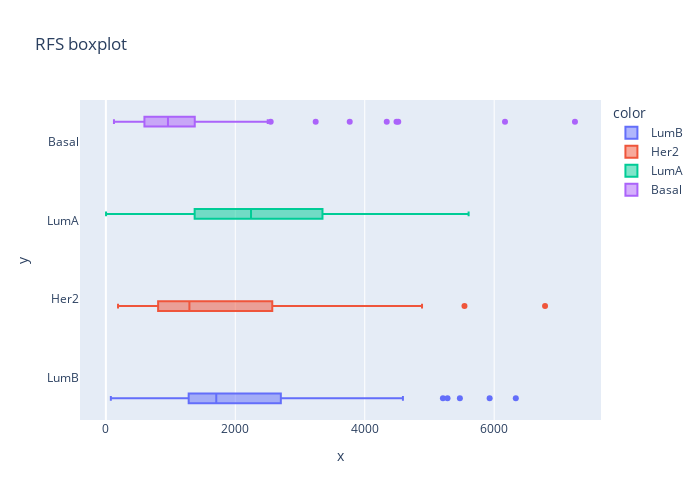

This figure's notebook cell:
### Code cell
range_boxplot("RFS")

### Figure 1 — Plotly figure (JSON) as saved in the notebook; plotly's stock layout.template omitted (floating-point values rounded to 4 significant figures; data arrays with more than 128 entries replaced by an {"elided": "..."} marker saying what was removed)
{"data": [{"alignmentgroup": "True", "hovertemplate": "color=LumB<br>x=%{x}<br>y=%{y}<extra></extra>", "legendgroup": "LumB", "marker": {"color": "#636efa"}, "name": "LumB", "notched": false, "offsetgroup": "LumB", "orientation": "h", "showlegend": true, "type": "box", "x": {"elided": "148 int values"}, "x0": " ", "xaxis": "x", "y": {"elided": "148 str values"}, "y0": " ", "yaxis": "y"}, {"alignmentgroup": "True", "hovertemplate": "color=Her2<br>x=%{x}<br>y=%{y}<extra></extra>", "legendgroup": "Her2", "marker": {"color": "#EF553B"}, "name": "Her2", "notched": false, "offsetgroup": "Her2", "orientation": "h", "showlegend": true, "type": "box", "x": [855, 939, 870, 188, 1294, 2042, 1040, 727, 560, 573, 747, 3323, 1186, 432, 423, 288, 1069, 1139, 1669, 763, 1164, 824, 465, 746, 3197, 339, 2034, 4435, 5541, 1657, 2961, 3966, 2905, 2617, 1011, 6786, 932, 2044, 461, 356, 4188, 4443, 4290, 1244, 2963, 1346, 1280, 703, 1445, 1200, 575, 2257, 3558, 1507, 834, 1302, 497, 1385, 1137, 1396, 1291, 2965, 780, 4885, 1273, 3604, 2668, 1662, 2775, 1136, 302, 3737, 2688, 1758, 1064, 1136, 2551, 2135, 2143, 1103, 962, 2847, 1954, 2578, 802, 1484, 3213, 698, 1530, 647, 1041, 1332, 639, 1486, 205], "x0": " ", "xaxis": "x", "y": ["Her2", "Her2", "Her2", "Her2", "Her2", "Her2", "Her2", "Her2", "Her2", "Her2", "Her2", "Her2", "Her2", "Her2", "Her2", "Her2", "Her2", "Her2", "Her2", "Her2", "Her2", "Her2", "Her2", "Her2", "Her2", "Her2", "Her2", "Her2", "Her2", "Her2", "Her2", "Her2", "Her2", "Her2", "Her2", "Her2", "Her2", "Her2", "Her2", "Her2", "Her2", "Her2", "Her2", "Her2", "Her2", "Her2", "Her2", "Her2", "Her2", "Her2", "Her2", "Her2", "Her2", "Her2", "Her2", "Her2", "Her2", "Her2", "Her2", "Her2", "Her2", "Her2", "Her2", "Her2", "Her2", "Her2", "Her2", "Her2", "Her2", "Her2", "Her2", "Her2", "Her2", "Her2", "Her2", "Her2", "Her2", "Her2", "Her2", "Her2", "Her2", "Her2", "Her2", "Her2", "Her2", "Her2", "Her2", "Her2", "Her2", "Her2", "Her2", "Her2", "Her2", "Her2", "Her2"], "y0": " ", "yaxis": "y"}, {"alignmentgroup": "True", "hovertemplate": "color=LumA<br>x=%{x}<br>y=%{y}<extra></extra>", "legendgroup": "LumA", "marker": {"color": "#00cc96"}, "name": "LumA", "notched": false, "offsetgroup": "LumA", "orientation": "h", "showlegend": true, "type": "box", "x": [1175, 1999, 1553, 729, 2440, 4277, 1289, 1103, 1403, 600, 730, 1791, 1948, 2211, 5069, 2457, 2048, 816, 2112, 2261, 1490, 3170, 456, 1017, 3421, 3584, 2704, 3288, 3347, 2034, 2432, 4186, 1453, 5120, 1920, 2284, 712, 3758, 3744, 3650, 2090, 3328, 3894, 1719, 2749, 4252, 764, 1360, 2708, 879, 674, 3537, 1759, 4518, 3527, 5423, 2394, 2454, 2545, 3851, 2591, 3675, 2709, 2324, 3359, 2821, 2982, 3374, 3242, 2132, 4483, 1730, 3069, 1372, 3724, 865, 461, 691, 1179, 3410, 3204, 2242, 1382, 2506, 1484, 4828, 587, 1536, 701, 3093, 489, 2396, 4616, 2707, 1617, 3493, 1262, 632, 5605, 1722, 1854, 1754, 902, 3, 2244, 1125, 1708, 570, 1579, 3751], "x0": " ", "xaxis": "x", "y": ["LumA", "LumA", "LumA", "LumA", "LumA", "LumA", "LumA", "LumA", "LumA", "LumA", "LumA", "LumA", "LumA", "LumA", "LumA", "LumA", "LumA", "LumA", "LumA", "LumA", "LumA", "LumA", "LumA", "LumA", "LumA", "LumA", "LumA", "LumA", "LumA", "LumA", "LumA", "LumA", "LumA", "LumA", "LumA", "LumA", "LumA", "LumA", "LumA", "LumA", "LumA", "LumA", "LumA", "LumA", "LumA", "LumA", "LumA", "LumA", "LumA", "LumA", "LumA", "LumA", "LumA", "LumA", "LumA", "LumA", "LumA", "LumA", "LumA", "LumA", "LumA", "LumA", "LumA", "LumA", "LumA", "LumA", "LumA", "LumA", "LumA", "LumA", "LumA", "LumA", "LumA", "LumA", "LumA", "LumA", "LumA", "LumA", "LumA", "LumA", "LumA", "LumA", "LumA", "LumA", "LumA", "LumA", "LumA", "LumA", "LumA", "LumA", "LumA", "LumA", "LumA", "LumA", "LumA", "LumA", "LumA", "LumA", "LumA", "LumA", "LumA", "LumA", "LumA", "LumA", "LumA", "LumA", "LumA", "LumA", "LumA", "LumA"], "y0": " ", "yaxis": "y"}, {"alignmentgroup": "True", "hovertemplate": "color=Basal<br>x=%{x}<br>y=%{y}<extra></extra>", "legendgroup": "Basal", "marker": {"color": "#ab63fa"}, "name": "Basal", "notched": false, "offsetgroup": "Basal", "orientation": "h", "showlegend": true, "type": "box", "x": [2002, 1299, 2194, 6167, 1382, 1883, 2166, 625, 788, 1179, 1092, 1099, 1883, 564, 318, 498, 1589, 1343, 3242, 1050, 1345, 592, 4491, 1296, 283, 3768, 958, 961, 857, 988, 696, 985, 1164, 2260, 469, 2501, 7248, 1688, 1196, 944, 1057, 1287, 592, 822, 651, 1219, 4518, 1946, 943, 911, 2118, 604, 1690, 806, 597, 861, 461, 819, 1118, 1110, 664, 582, 4340, 1298, 1019, 414, 2547, 501, 757, 368, 1369, 928, 1039, 476, 564, 1262, 530, 1099, 444, 565, 969, 1051, 1887, 630, 680, 319, 476, 994, 441, 672, 836, 516, 501, 1643, 595, 803, 1476, 913, 274, 125, 905, 1393, 658, 502, 1378, 1650, 452, 635], "x0": " ", "xaxis": "x", "y": ["Basal", "Basal", "Basal", "Basal", "Basal", "Basal", "Basal", "Basal", "Basal", "Basal", "Basal", "Basal", "Basal", "Basal", "Basal", "Basal", "Basal", "Basal", "Basal", "Basal", "Basal", "Basal", "Basal", "Basal", "Basal", "Basal", "Basal", "Basal", "Basal", "Basal", "Basal", "Basal", "Basal", "Basal", "Basal", "Basal", "Basal", "Basal", "Basal", "Basal", "Basal", "Basal", "Basal", "Basal", "Basal", "Basal", "Basal", "Basal", "Basal", "Basal", "Basal", "Basal", "Basal", "Basal", "Basal", "Basal", "Basal", "Basal", "Basal", "Basal", "Basal", "Basal", "Basal", "Basal", "Basal", "Basal", "Basal", "Basal", "Basal", "Basal", "Basal", "Basal", "Basal", "Basal", "Basal", "Basal", "Basal", "Basal", "Basal", "Basal", "Basal", "Basal", "Basal", "Basal", "Basal", "Basal", "Basal", "Basal", "Basal", "Basal", "Basal", "Basal", "Basal", "Basal", "Basal", "Basal", "Basal", "Basal", "Basal", "Basal", "Basal", "Basal", "Basal", "Basal", "Basal", "Basal", "Basal", "Basal"], "y0": " ", "yaxis": "y"}], "layout": {"boxmode": "group", "height": 500, "legend": {"title": {"text": "color"}, "tracegroupgap": 0}, "title": {"text": "RFS boxplot"}, "width": 700, "xaxis": {"anchor": "y", "domain": [0, 1], "title": {"text": "x"}}, "yaxis": {"anchor": "x", "domain": [0, 1], "title": {"text": "y"}}}}
